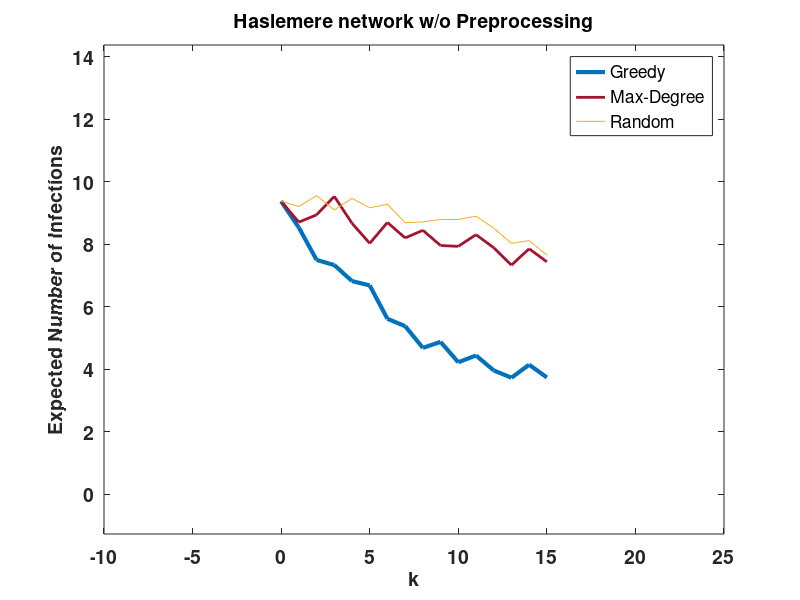

The MATLAB source for this figure:
fileID = fopen('results/icGreedyResult_BBC_21.txt','r');
formatSpec = '%f';
greedy = fscanf(fileID,formatSpec);

fileID = fopen('results/icRandResult_BBC_21.txt','r');
formatSpec = '%f';
rand_up = fscanf(fileID,formatSpec);


fileID = fopen('results/icMaxDResult_BBC_21.txt','r');
formatSpec = '%f';
maxd = fscanf(fileID,formatSpec);

k = size(greedy,1);
%k=221;
x = 0:1:k-1;
plot(x,greedy,'LineWidth',3);

hold on 
plot(x,maxd,'color',[0.6350    0.0780    0.1840],'LineWidth',2);

hold on 
plot(x,rand_up);



set(gca,'FontSize',14,'FontWeight','bold');
xlabel('k','FontSize',14,'FontWeight','bold');
ylabel('Expected Number of Infections','FontSize',14,'FontWeight','bold');
xlim([(min(x)-10) (max(x)+10)]);
ylim([(min(greedy-5)) (max(greedy)+5)]);
title('Haslemere network w/o Preprocessing', 'FontSize',14);

legend('Greedy','Max-Degree','Random');